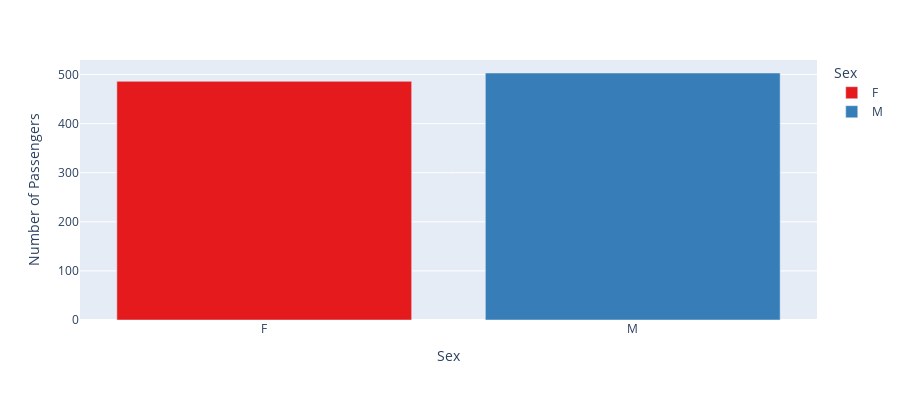

Write notebook code for a chart like this one.
### Code cell
dfSex = df2.groupby('Sex').agg({'Sex' : ['count']})
dfSex.columns = ['count']
dfSex = dfSex.reset_index()

fig = px.bar(dfSex, x='Sex', y='count',
             color='Sex',
             height=400,
             color_discrete_sequence=px.colors.qualitative.Set1)

fig.update_layout(xaxis={'title':'Sex'},
                  yaxis={'title':'Number of Passengers'})

### Figure 1 — Plotly figure (JSON) as saved in the notebook; plotly's stock layout.template omitted (floating-point values rounded to 4 significant figures)
{"data": [{"alignmentgroup": "True", "hovertemplate": "Sex=%{x}<br>count=%{y}<extra></extra>", "legendgroup": "F", "marker": {"color": "rgb(228,26,28)"}, "name": "F", "offsetgroup": "F", "orientation": "v", "showlegend": true, "textposition": "auto", "type": "bar", "x": ["F"], "xaxis": "x", "y": [486], "yaxis": "y"}, {"alignmentgroup": "True", "hovertemplate": "Sex=%{x}<br>count=%{y}<extra></extra>", "legendgroup": "M", "marker": {"color": "rgb(55,126,184)"}, "name": "M", "offsetgroup": "M", "orientation": "v", "showlegend": true, "textposition": "auto", "type": "bar", "x": ["M"], "xaxis": "x", "y": [503], "yaxis": "y"}], "layout": {"barmode": "relative", "height": 400, "legend": {"title": {"text": "Sex"}, "tracegroupgap": 0}, "margin": {"t": 60}, "xaxis": {"anchor": "y", "categoryarray": ["F", "M"], "categoryorder": "array", "domain": [0, 1], "title": {"text": "Sex"}}, "yaxis": {"anchor": "x", "domain": [0, 1], "title": {"text": "Number of Passengers"}}}}
